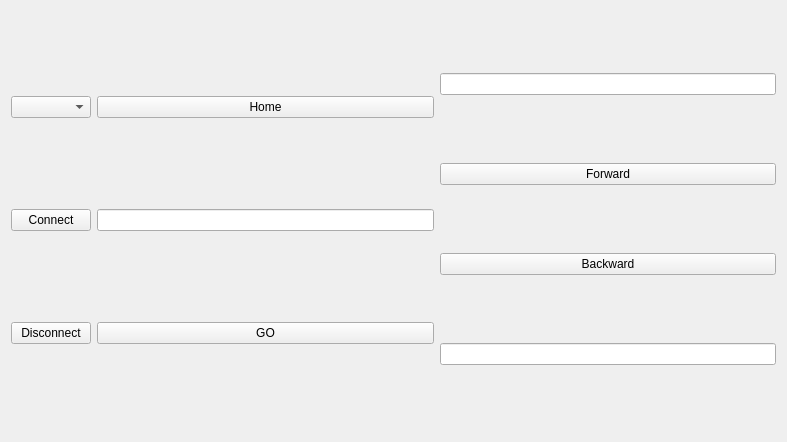
<?xml version="1.0" encoding="UTF-8"?>
<ui version="4.0">
 <class>Frame</class>
 <widget class="QFrame" name="Frame">
  <property name="geometry">
   <rect>
    <x>0</x>
    <y>0</y>
    <width>787</width>
    <height>442</height>
   </rect>
  </property>
  <property name="windowTitle">
   <string>Frame</string>
  </property>
  <layout class="QHBoxLayout" name="horizontalLayout_2">
   <item>
    <layout class="QVBoxLayout" name="verticalLayout">
     <item>
      <widget class="QComboBox" name="Stage_List_button"/>
     </item>
     <item>
      <widget class="QPushButton" name="Connect_button">
       <property name="text">
        <string>Connect</string>
       </property>
      </widget>
     </item>
     <item>
      <widget class="QPushButton" name="Disconnect_button">
       <property name="text">
        <string>Disconnect</string>
       </property>
      </widget>
     </item>
    </layout>
   </item>
   <item>
    <layout class="QVBoxLayout" name="verticalLayout_2">
     <item>
      <widget class="QPushButton" name="Home_button">
       <property name="text">
        <string>Home</string>
       </property>
      </widget>
     </item>
     <item>
      <widget class="QLineEdit" name="Move_To_input"/>
     </item>
     <item>
      <widget class="QPushButton" name="Go_button">
       <property name="text">
        <string>GO</string>
       </property>
      </widget>
     </item>
    </layout>
   </item>
   <item>
    <layout class="QVBoxLayout" name="verticalLayout_3">
     <item>
      <widget class="QLineEdit" name="Step_Size_input"/>
     </item>
     <item>
      <widget class="QPushButton" name="Forward_button">
       <property name="text">
        <string>Forward</string>
       </property>
      </widget>
     </item>
     <item>
      <widget class="QPushButton" name="Backward_button">
       <property name="text">
        <string>Backward</string>
       </property>
      </widget>
     </item>
     <item>
      <widget class="QLineEdit" name="Step_Rate_input"/>
     </item>
    </layout>
   </item>
  </layout>
 </widget>
 <resources/>
 <connections/>
</ui>
